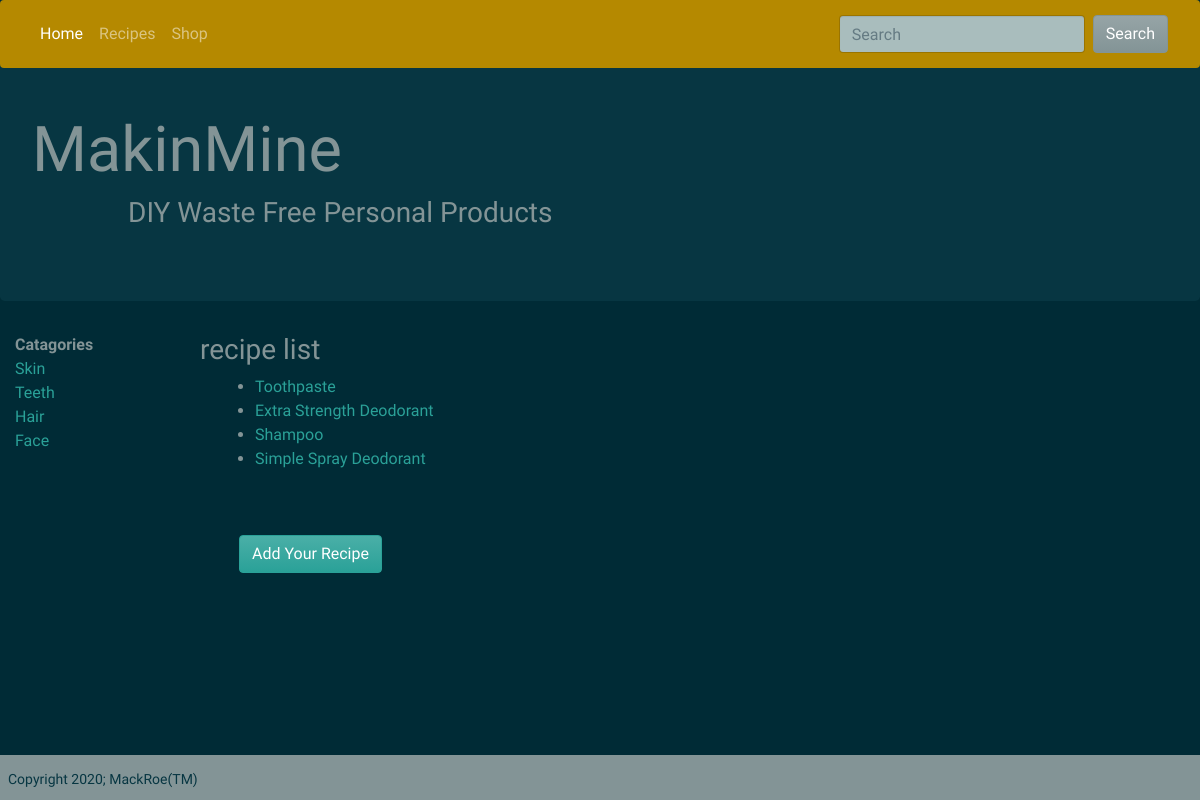
/recipe_list/, run on an earlier commit of the app's database.
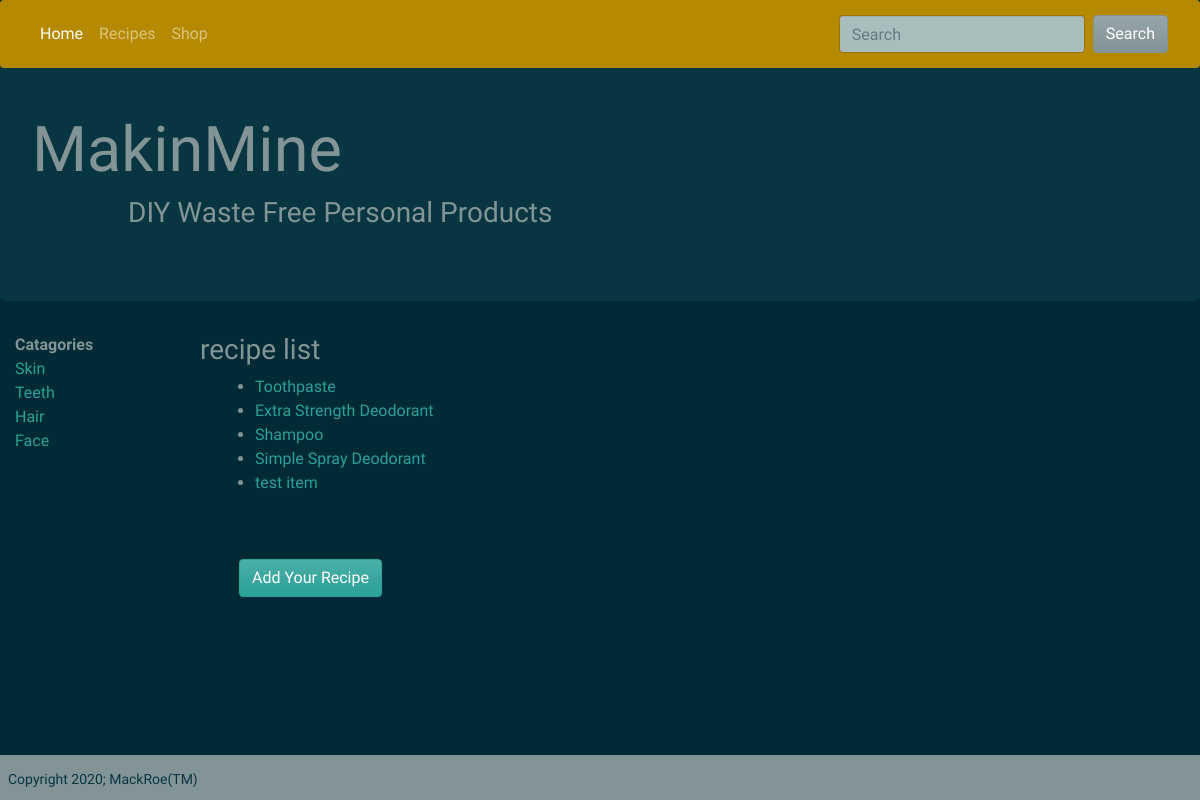
And on a later commit of the database.
### recipes/models.py (models this page shows, shortened)
class Recipe(models.Model):
    title = models.CharField(max_length=200, unique=True)
    pub_date = models.DateTimeField(auto_now_add=True)
    catagory = models.CharField(max_length=200, default='')
    ingredients = models.TextField(default='')
    instructions = models.TextField(default='')
    rating = models.IntegerField(default=0)
    slug = models.SlugField(null=True)
    submitter = models.CharField(max_length=200, default='')

### recipes/views.py (the view)
# urls.py: path('recipe_list/', RecipeListView.as_view(), name='recipe_list'),
class RecipeListView(ListView):
    model = Recipe
    def get(self, request):
        recipe_list = self.get_queryset().all()
        return render(request, 'recipe_list.html', {
            'recipe_list': recipe_list
        })

### recipes/templates/recipe_list.html
{% extends "base.html" %}
{% block content %}
<h2>recipe list</h2>
<div class="col-md-8 pb-5">
    <ul>
        {% for recipe in recipe_list %}
        <li>
            <a href="{% url 'recipe_detail' recipe.slug %}" title="">
                {{ recipe.title }}
            </a>
        </li>
        {% endfor %}
    </ul>
    <p>
        <a href="{% url 'add_recipe' %}" class="btn btn-success ml-4 mt-5 mb-5">
            Add Your Recipe
        </a>
    </p>
</div>
{% endblock %}

What changed in the data, as far as the page shows it:
added Recipe: title "test item"
